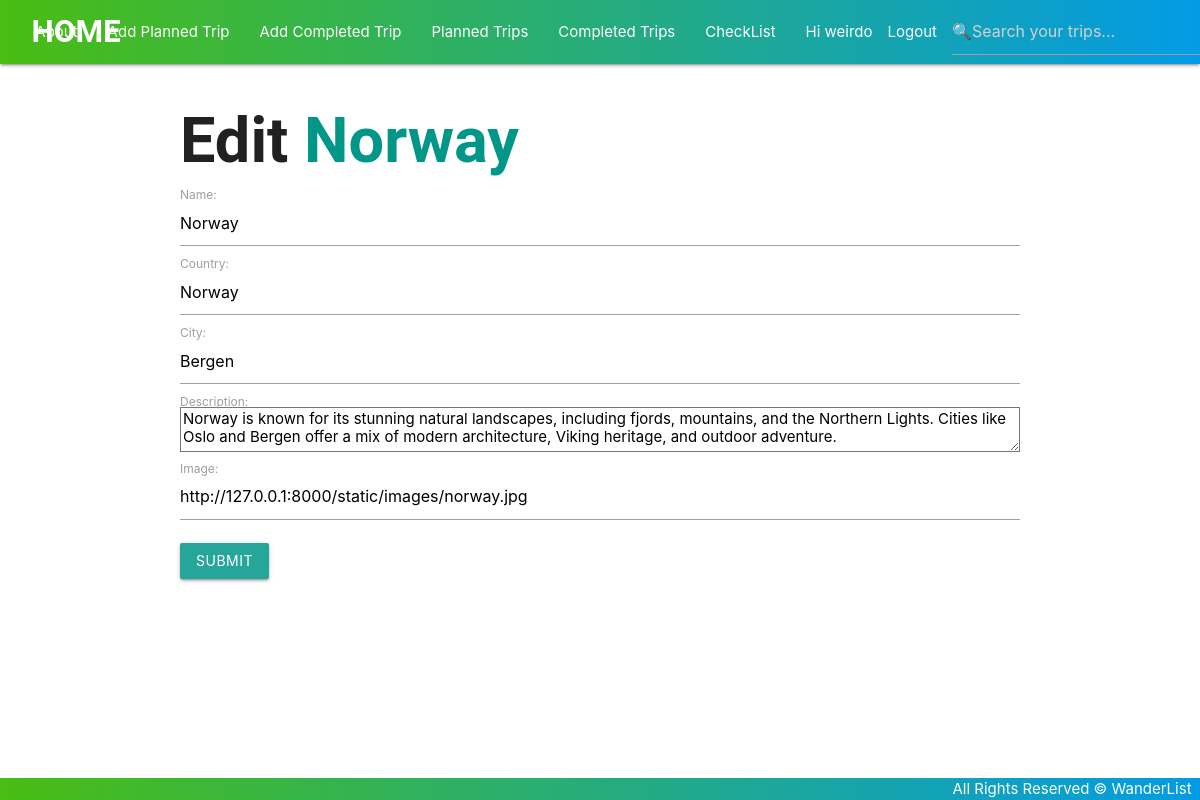
The app's page /travels/15/update/ (signed in) with its own data.
### main_app/models.py (models this page shows, shortened)
class Travel(models.Model):
    name = models.CharField(max_length=100)
    country = models.CharField(max_length=100)
    city = models.CharField(max_length=100)
    description = models.TextField(max_length=250)
    image = models.CharField(default=None, blank=True, null=True, max_length=2000)
    checklists = models.ManyToManyField(Checklist)
    user = models.ForeignKey(User, on_delete=models.CASCADE)
    completed = models.BooleanField(default=False)
    class Meta:
        app_label = 'main_app'

### main_app/views.py (the view)
# urls.py: path('travels/<int:pk>/update/', views.TravelUpdate.as_view(), name='travels_update'),
class TravelUpdate(LoginRequiredMixin, UpdateView):
    model = Travel
    fields = ['name', 'country', 'city', 'description', 'image', 'completed']

### main_app/templates/main_app/travel_form.html (shortened to what this page needs)
{% extends 'base.html' %}
{% block content %}
{% if object %}
    <h1>Edit <span class="teal-text">{{object.name}}</span></h1>
{% else %}
    <h1>➕Add a Trip</h1>
{% endif %}
<form action="" method="post">
    <div class="input-field">
        {{ form.name.label_tag }}
        {{ form.name }}
    </div>
    <div class="input-field">
        {{ form.country.label_tag }}
        {{ form.country }}
    </div>
    <div class="input-field">
        {{ form.city.label_tag }}
        {{ form.city }}
    </div>
    <div class="input-field">
        {{ form.description.label_tag }}
        {{ form.description }}
    </div>
    <div class="input-field">
        {{ form.image.label_tag }}
        {{ form.image }}
    </div>
    <input type="submit" value="Submit" class="btn">
</form>
{% endblock %}

### main_app/templates/base.html (shortened to what this page needs)
{% load static %}
<!DOCTYPE html>
<html lang="en">
<head>
    <link rel="stylesheet" href="https://cdnjs.cloudflare.com/ajax/libs/materialize/1.0.0/css/materialize.min.css">
    <link rel="stylesheet" href="{% static '/css/style.css' %}">
</head>
<body>
    <header>
    <div class="navbar-fixed">
        <nav>
            <div class="nav-wrapper">
                <a href="{% url 'home' %}" class="left brand-logo"> &nbsp; &nbsp; HOME</a>
                <ul class="right hide-on-med-and-down">
                    <li><a href="{% url 'about' %}"> About </a></li>
                    {% if user.is_authenticated %}
                    <li><a href="{% url 'planned_trip_create' %}"> Add Planned Trip </a></li>
                    <li><a href="{% url 'completed_trip_create' %}"> Add Completed Trip </a></li>
                    <li><a href="{% url 'planned_trips' %}"> Planned Trips </a></li>
                    <li><a href="{% url 'completed_trips' %}"> Completed Trips </a></li>
                    <li><a class="dropdown-trigger" href="#!" data-target="dropdown1">CheckList</a></li>
                    <li>Hi {{ user.username }}</li>
                    <li><a href="{% url 'logout' %}"> Logout </a> </li>
                    <li>
                        <form method="GET" action="{% url 'search_trips' %}" class="navbar-search">
                            <input type="text" name="query" placeholder="🔍Search your trips...">
                        </form>
                    </li>
                    {% else %}
                    <li><a href="{% url 'signup' %}">Signup</a></li>
                    <li><a href="{% url 'login' %}">Login</a></li>
                    {% endif %}
                </ul>
            </div>
        </nav>
    </div>
    </header>
    <main class="container">
        {% block content %}
        {% endblock %}
    </main>
    <footer class="page-footer custom-footer">
        <div class="right">
            All Rights Reserved &copy; WanderList &nbsp;
        </div>
    </footer>
</body>
</html>

### main_app/static/css/style.css (style rules this page uses)
body { display: flex; min-height: 100vh; flex-direction: column; }
h1, .brand-logo { font-family: 'Roboto', sans-serif; font-weight: bold; }
nav .nav-wrapper { background: linear-gradient(90deg, #49bd13 0%, #039be5 100%); }
main { flex: 1 0 auto; }
footer.page-footer { padding-top: 0; text-align: right; background: linear-gradient(90deg, #49bd13 0%, #039be5 100%); }
.brand-logo { font-family: 'Roboto', sans-serif; font-weight: bold; }
a { color: #26a69a; }

### records on screen
Travel: name "Norway", country "Norway", city "Bergen", description "Norway is known for its stunning natural landscapes, including fjords, mountains, and the Northern Lights. Cities like Oslo and Bergen offer a mix of modern architecture, Viking heritage, and outdoor adventure.", image "http://127.0.0.1:8000/static/images/norway.jpg"

### other values on screen
{{ user.username }} "weirdo"
